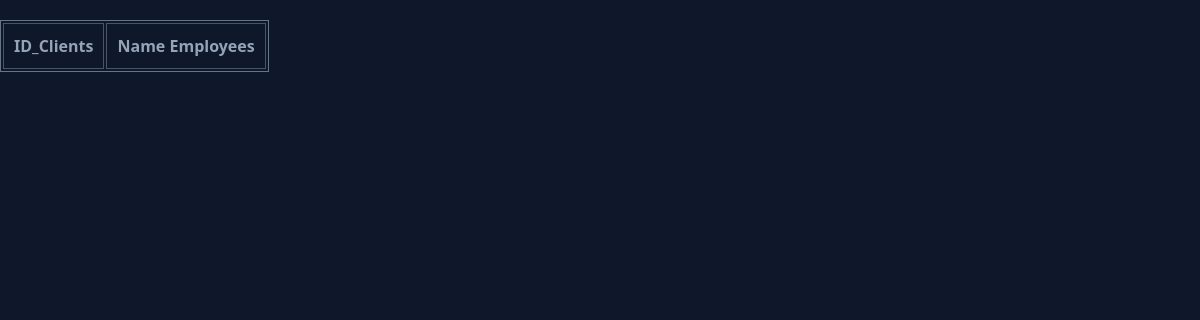
Page /layouts/emp_name.php on the earlier database version.
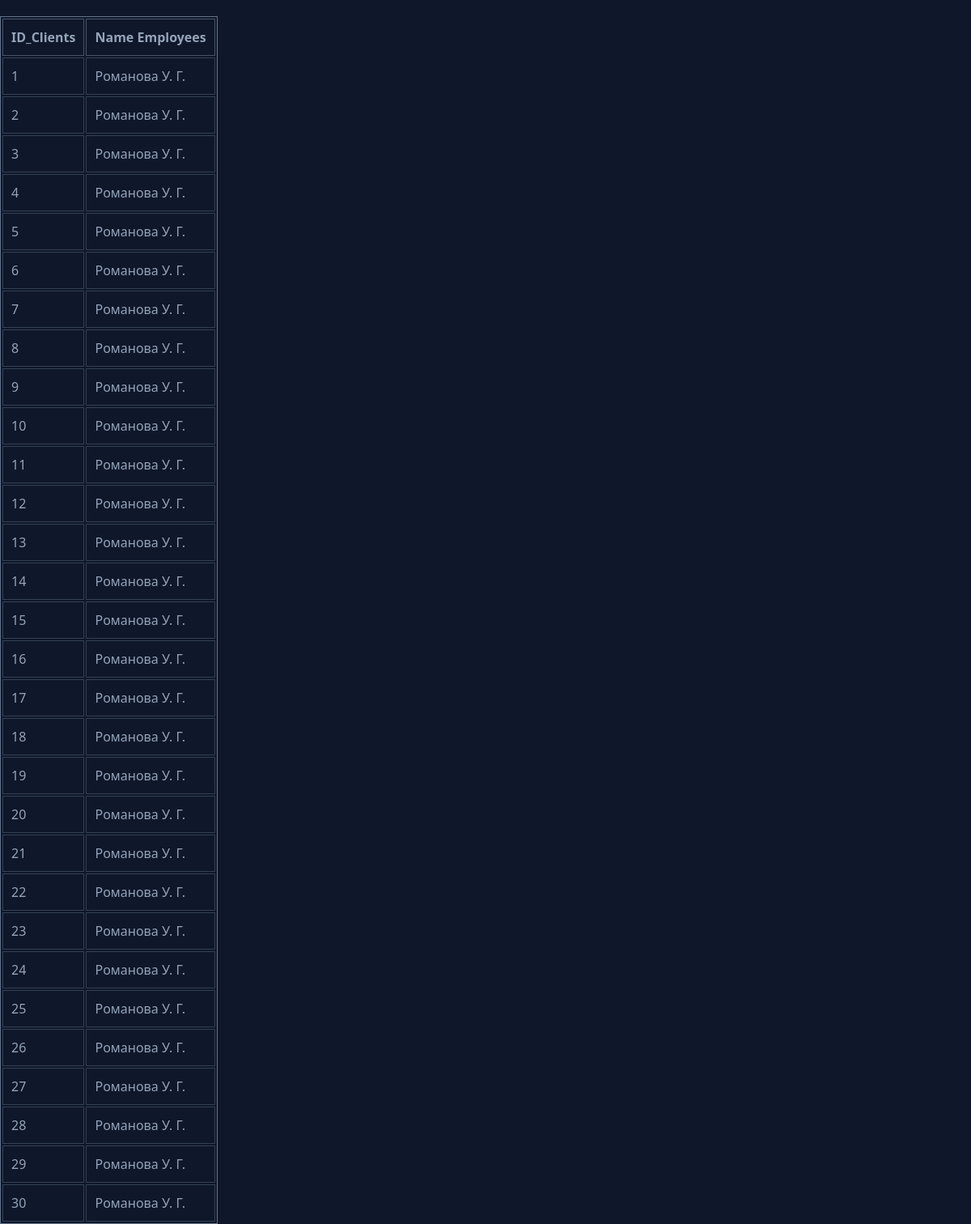
Same page on the later database version.
### tables this page shows
CREATE TABLE `clients` (
  `ID_Clients` int(11) NOT NULL,
  `FullNane` varchar(255) DEFAULT NULL,
  `PasportData` varchar(10) DEFAULT NULL,
  `CheckInDate` datetime DEFAULT NULL,
  `CheckOutDate` datetime DEFAULT NULL,
  `ID_Room` int(11) DEFAULT NULL,
  `ID_Services1` varchar(255) DEFAULT NULL,
  `ID_Services2` varchar(255) DEFAULT NULL,
  `ID_Services3` varchar(255) DEFAULT NULL,
  `Price` int(11) DEFAULT NULL,
  `ID_Employees` int(11) DEFAULT NULL
);

CREATE TABLE `employees` (
  `ID_Employees` int(11) NOT NULL,
  `FullName` varchar(255) DEFAULT NULL,
  `Age` int(11) DEFAULT NULL,
  `Gender` varchar(255) DEFAULT NULL,
  `Adress` varchar(255) DEFAULT NULL,
  `PhoneNumber` varchar(255) DEFAULT NULL,
  `PasportData` varchar(255) DEFAULT NULL,
  `ID_Post` int(11) DEFAULT NULL
);

### layouts/emp_name.php (the view, shortened to what this page needs)
<!doctype html>
<html lang="en">
<head>
    <link rel="stylesheet" href="../assets/style.css">
    <script src="https://cdn.tailwindcss.com"></script>
</head>
<body class="bg-slate-900 text-slate-400">
<section class="container xl:mx-auto pt-5">
    <?php
    require_once '../db/db.php';
    $check_client = mysqli_query($db, "SELECT clients.ID_Clients, employees.fullname FROM clients
    INNER JOIN employees ON clients.ID_Employees = employees.ID_Employees");
    $clients = mysqli_fetch_all($check_client);
    ?>
    <table class="border-separate border border-slate-500">
        <tr>
            <th class="border border-slate-600">ID_Clients</th>
            <th class="border border-slate-600">Name Employees</th>
        </tr>
        <?php
        foreach ($clients as $client) {
            ?>
            <tr>
                <td class="border border-slate-700"><?=$client[0]?></td>
                <td class="border border-slate-700"><?=$client[1]?></td>
            </tr>
            <?php
        }
        ?>
    </table>
</section>
</body>
</html>

Differences in the rows shown:
added clients: ID_Clients "1", ID_Employees.FullName "Романова У. Г."
added clients: ID_Clients "2", ID_Employees.FullName "Романова У. Г."
added clients: ID_Clients "3", ID_Employees.FullName "Романова У. Г."
added clients: ID_Clients "4", ID_Employees.FullName "Романова У. Г."
added clients: ID_Clients "5", ID_Employees.FullName "Романова У. Г."
added clients: ID_Clients "6", ID_Employees.FullName "Романова У. Г."
added clients: ID_Clients "7", ID_Employees.FullName "Романова У. Г."
added clients: ID_Clients "8", ID_Employees.FullName "Романова У. Г."
added clients: ID_Clients "9", ID_Employees.FullName "Романова У. Г."
added clients: ID_Clients "10", ID_Employees.FullName "Романова У. Г."
added clients: ID_Clients "11", ID_Employees.FullName "Романова У. Г."
added clients: ID_Clients "12", ID_Employees.FullName "Романова У. Г."
added clients: ID_Clients "13", ID_Employees.FullName "Романова У. Г."
added clients: ID_Clients "14", ID_Employees.FullName "Романова У. Г."
added clients: ID_Clients "15", ID_Employees.FullName "Романова У. Г."
added clients: ID_Clients "16", ID_Employees.FullName "Романова У. Г."
added clients: ID_Clients "17", ID_Employees.FullName "Романова У. Г."
added clients: ID_Clients "18", ID_Employees.FullName "Романова У. Г."
added clients: ID_Clients "19", ID_Employees.FullName "Романова У. Г."
added clients: ID_Clients "20", ID_Employees.FullName "Романова У. Г."
added clients: ID_Clients "21", ID_Employees.FullName "Романова У. Г."
added clients: ID_Clients "22", ID_Employees.FullName "Романова У. Г."
added clients: ID_Clients "23", ID_Employees.FullName "Романова У. Г."
added clients: ID_Clients "24", ID_Employees.FullName "Романова У. Г."
added clients: ID_Clients "25", ID_Employees.FullName "Романова У. Г."
added clients: ID_Clients "26", ID_Employees.FullName "Романова У. Г."
added clients: ID_Clients "27", ID_Employees.FullName "Романова У. Г."
added clients: ID_Clients "28", ID_Employees.FullName "Романова У. Г."
added clients: ID_Clients "29", ID_Employees.FullName "Романова У. Г."
added clients: ID_Clients "30", ID_Employees.FullName "Романова У. Г."
